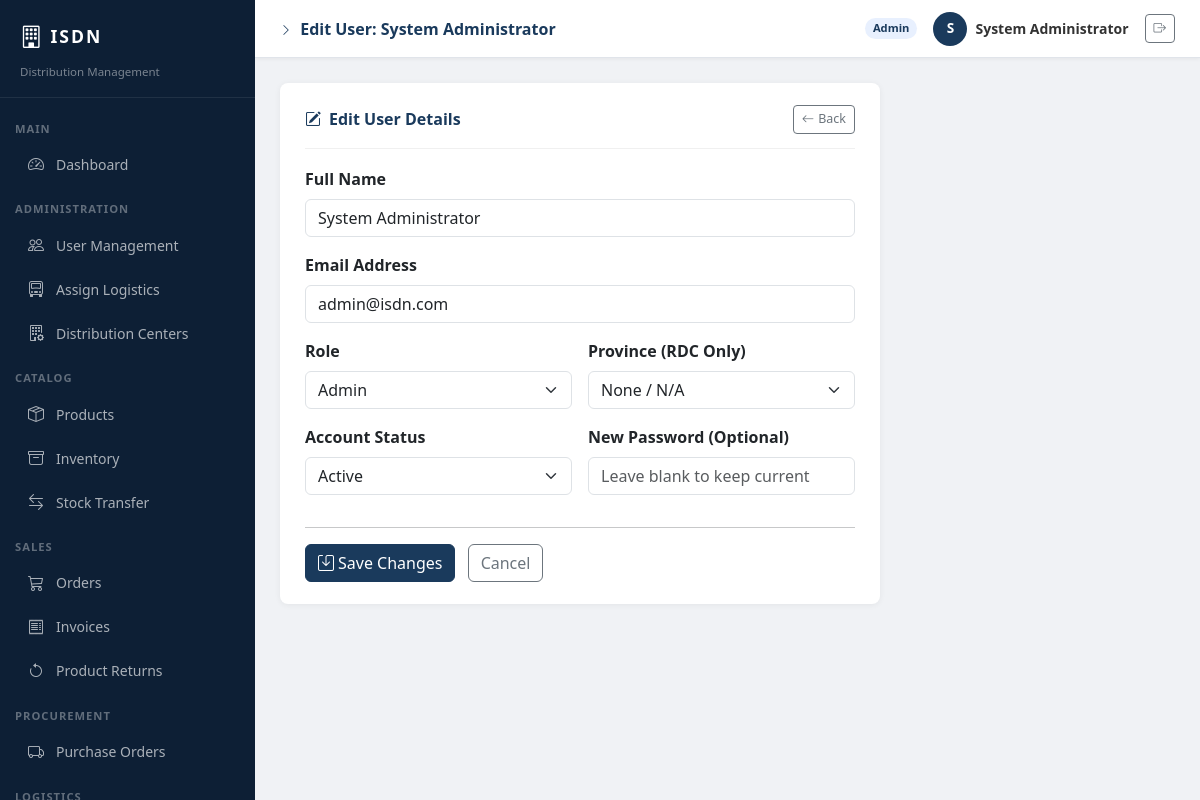
Page /edit_user.php?id=1 (signed in) on the committed database.
### tables this page shows
CREATE TABLE users (
    id INT AUTO_INCREMENT PRIMARY KEY,
    name VARCHAR(100) NOT NULL,
    email VARCHAR(150) NOT NULL UNIQUE,
    password VARCHAR(255) NOT NULL,          
    role ENUM('admin','ho_manager','rdc_staff','logistics_staff','customer') NOT NULL DEFAULT 'customer',
    province ENUM('North', 'South', 'East', 'West', 'Central', 'None') DEFAULT 'None',
    status ENUM('active','inactive','pending') NOT NULL DEFAULT 'pending',
    wallet_balance DECIMAL(12,2) DEFAULT 0.00,
    permanent_address TEXT,                  
    route_number INT,                        
    vehicle_plate_number VARCHAR(20),        
    created_at TIMESTAMP DEFAULT CURRENT_TIMESTAMP
);

### edit_user.php (the view, shortened to what this page needs)
<?php
require_once BASE_URL . 'config/db.php';
$id = (int)($_GET['id'] ?? 0);
$stmt = mysqli_prepare($conn, "SELECT * FROM users WHERE id=?");
mysqli_stmt_bind_param($stmt, "i", $id);
mysqli_stmt_execute($stmt);
$u = mysqli_fetch_assoc(mysqli_stmt_get_result($stmt));
$page_title = "Edit User: " . $u['name'];
include BASE_URL . 'includes/header.php';
include BASE_URL . 'includes/sidebar.php';
include BASE_URL . 'includes/topbar.php';
?>
<div class="page-card" style="max-width:600px;">
    <div class="page-card-header">
        <h5><i class="bi bi-pencil-square me-2"></i>Edit User Details</h5>
        <a href="users.php" class="btn btn-sm btn-outline-secondary"><i class="bi bi-arrow-left me-1"></i>Back</a>
    </div>
    <form method="POST">
        <div class="row g-3">
            <div class="col-12">
                <label class="form-label fw-semibold">Full Name</label>
                <input type="text" name="name" class="form-control" value="<?= htmlspecialchars($_POST['name'] ?? $u['name']) ?>" required>
            </div>
            <div class="col-12">
                <label class="form-label fw-semibold">Email Address</label>
                <input type="email" name="email" class="form-control" value="<?= htmlspecialchars($_POST['email'] ?? $u['email']) ?>" required>
            </div>
            <div class="col-md-6">
                <label class="form-label fw-semibold">Role</label>
                <select name="role" class="form-select">
                    <option value="admin" <?= $u['role']==='admin'?'selected':'' ?>>Admin</option>
                </select>
            </div>
            <div class="col-md-6">
                <label class="form-label fw-semibold">Province (RDC Only)</label>
                <select name="province" class="form-select">
                    <option value="None" <?= $u['province']==='None'?'selected':'' ?>>None / N/A</option>
                </select>
            </div>
            <div class="col-md-6">
                <label class="form-label fw-semibold">Account Status</label>
                <select name="status" class="form-select">
                    <option value="active" <?= $u['status']==='active'?'selected':'' ?>>Active</option>
                </select>
            </div>
            <div class="col-md-6">
                <label class="form-label fw-semibold">New Password (Optional)</label>
                <input type="password" name="new_password" class="form-control" placeholder="Leave blank to keep current">
            </div>
            <div class="col-12"><hr>
                <button type="submit" class="btn btn-primary"><i class="bi bi-save me-1"></i>Save Changes</button>
                <a href="users.php" class="btn btn-outline-secondary ms-2">Cancel</a>
            </div>
        </div>
    </form>
</div>
<?php include BASE_URL . 'includes/footer.php'; ?>

### topbar.php (shortened to what this page needs)
<div id="topbar">
    <span class="topbar-title">
        <i class="bi bi-chevron-right me-1" style="font-size:.75rem;"></i>
        <?= $page_title ?? 'Dashboard' ?>
    </span>
    <div class="d-flex align-items-center gap-3">
        <span class="role-badge"><?= str_replace('_', ' ', $_SESSION['role']) ?></span>
        <div class="d-flex align-items-center gap-2">
            <div class="user-badge"><?= strtoupper(substr($_SESSION['user_name'], 0, 1)) ?></div>
            <span style="font-size:.875rem;font-weight:600;color:#333;"><?= htmlspecialchars($_SESSION['user_name']) ?></span>
        </div>
        <a href="<?= BASE_URL ?>auth/logout.php" class="btn btn-outline-secondary btn-sm">
            <i class="bi bi-box-arrow-right"></i>
        </a>
    </div>
</div>
<div id="content">

### header.php (style rules this page uses)
body { background-color: #f0f2f5; font-family: 'Segoe UI', sans-serif; margin: 0; }
#topbar { margin-left: 255px; background: #fff; border-bottom: 1px solid #e0e4ea; padding: 0 25px; height: 58px; display: flex; align-items: center; justify-content: space-between; position: sticky; top: 0; z-index: 999; box-shadow: 0 1px 4px rgba(0,0,0,0.06); }
.topbar-title { font-weight: 600; color: #1a3a5c; font-size: 1rem; }
.user-badge { background: #1a3a5c; color: #fff; border-radius: 50%; width: 34px; height: 34px; display: inline-flex; align-items: center; justify-content: center; font-weight: 700; font-size: 0.85rem; }
.role-badge { font-size: 0.7rem; padding: 2px 8px; border-radius: 20px; background: #e8f0fe; color: #1a3a5c; font-weight: 600; text-transform: capitalize; }
#content { margin-left: 255px; padding: 25px; min-height: calc(100vh - 58px); }
.page-card { background: #fff; border-radius: 8px; box-shadow: 0 1px 6px rgba(0,0,0,0.06); padding: 22px 25px; margin-bottom: 20px; }
.page-card-header { border-bottom: 1px solid #f0f0f0; padding-bottom: 14px; margin-bottom: 18px; display: flex; justify-content: space-between; align-items: center; }
.page-card-header h5 { margin: 0; font-weight: 700; color: #1a3a5c; font-size: 1rem; }
.btn-primary { background: #1a3a5c; border-color: #1a3a5c; }
.btn-sm { font-size: 0.78rem; }

### rows in the picture
users: name "Edit User: System Administrator", name "System Administrator", email "admin@isdn.com", role "Admin", province "None / N/A", status "Active"

### other values in the picture
str_replace('_', ' ', $_SESSION['role']) "Admin"
substr($_SESSION['user_name'], 0, 1) "S"
$_SESSION['user_name'] "System Administrator"
